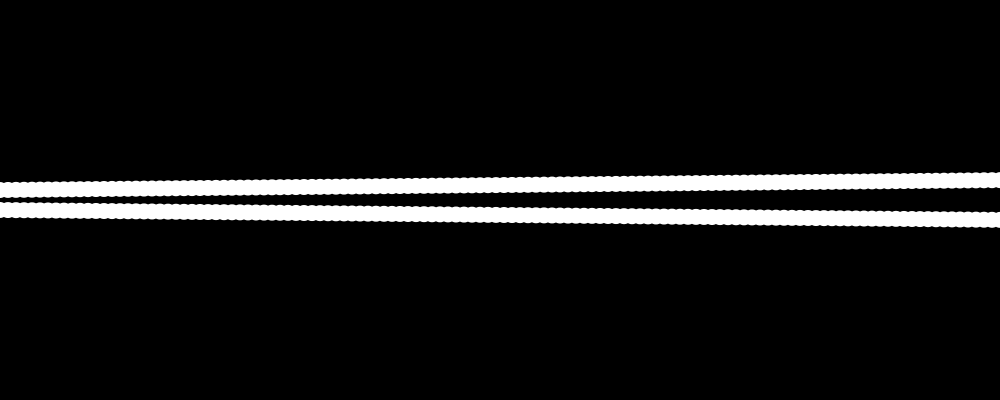
Frame 1 (no input)
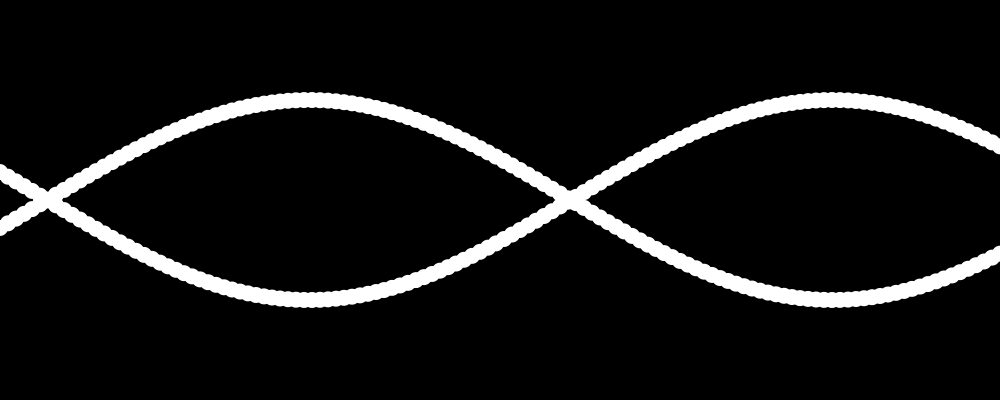
Frame 60 (the mouse pressed at the canvas centre just before this capture)
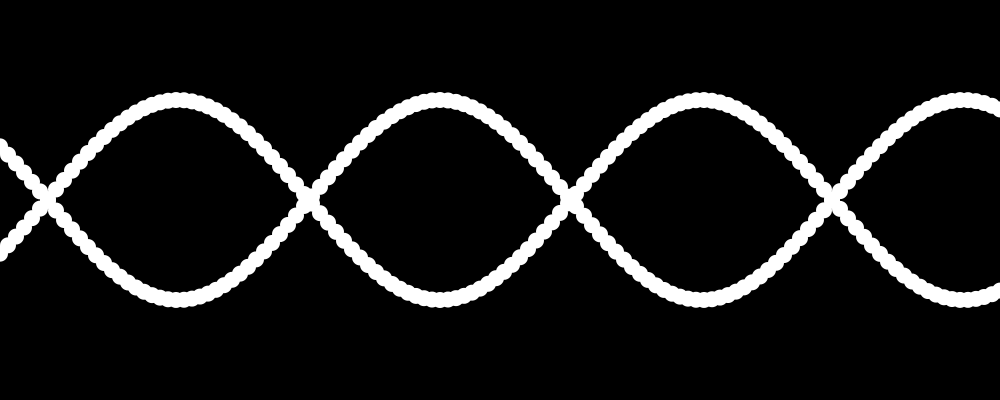
Frame 120 (the mouse held since frame 60 and released just before this capture)

The Processing sketch that drew these frames (run headless with seeded random() and noise(); from frame 60 on, the mouse is pressed at the canvas centre):

// Processing sketch: processing_150846
// ── processing_150846.pde

void setup() {  //setup function called initially, only once
  size(1000, 400);
  frameRate(15);
  background(0);  //set background white
  noStroke();
  fill(255);
}

void draw() {  //draw function loops 
  background(0);  //set background white
  
  for(float x = 0; x <= 1000; x += 8){
      float y = 200 + 100*sin((0.0001*frameCount)*x+0.1*frameCount);
      ellipse(x,y,16,16);
      }
  for(float x = 0; x <= 1000; x += 8){
      float y = 200 - 100*sin((0.0001*frameCount)*x+0.1*frameCount);
      ellipse(x,y,16,16);
      }
}
